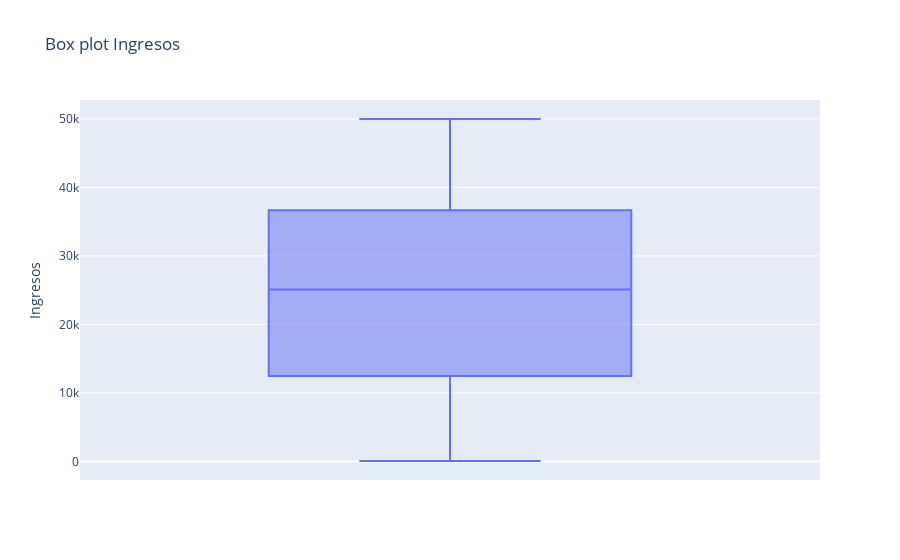

Write notebook code for a chart like this one.
### Code cell
fig = px.box(df, y="Ingresos", title= 'Box plot Ingresos')
fig.show()
#No hay outliers el 50% de los datos se ecuentra entre 12.476 K y 36.678 K the median is 25.083 K

### Figure 1 — Plotly figure (JSON) as saved in the notebook; plotly's stock layout.template omitted (floating-point values rounded to 4 significant figures; data arrays with more than 128 entries replaced by an {"elided": "..."} marker saying what was removed)
{"data": [{"alignmentgroup": "True", "hovertemplate": "Ingresos=%{y}<extra></extra>", "legendgroup": "", "marker": {"color": "#636efa"}, "name": "", "notched": false, "offsetgroup": "", "orientation": "v", "showlegend": false, "type": "box", "x0": " ", "xaxis": "x", "y": {"elided": "767 int values"}, "y0": " ", "yaxis": "y"}], "layout": {"boxmode": "group", "legend": {"tracegroupgap": 0}, "title": {"text": "Box plot Ingresos"}, "xaxis": {"anchor": "y", "domain": [0, 1]}, "yaxis": {"anchor": "x", "domain": [0, 1], "title": {"text": "Ingresos"}}}}
